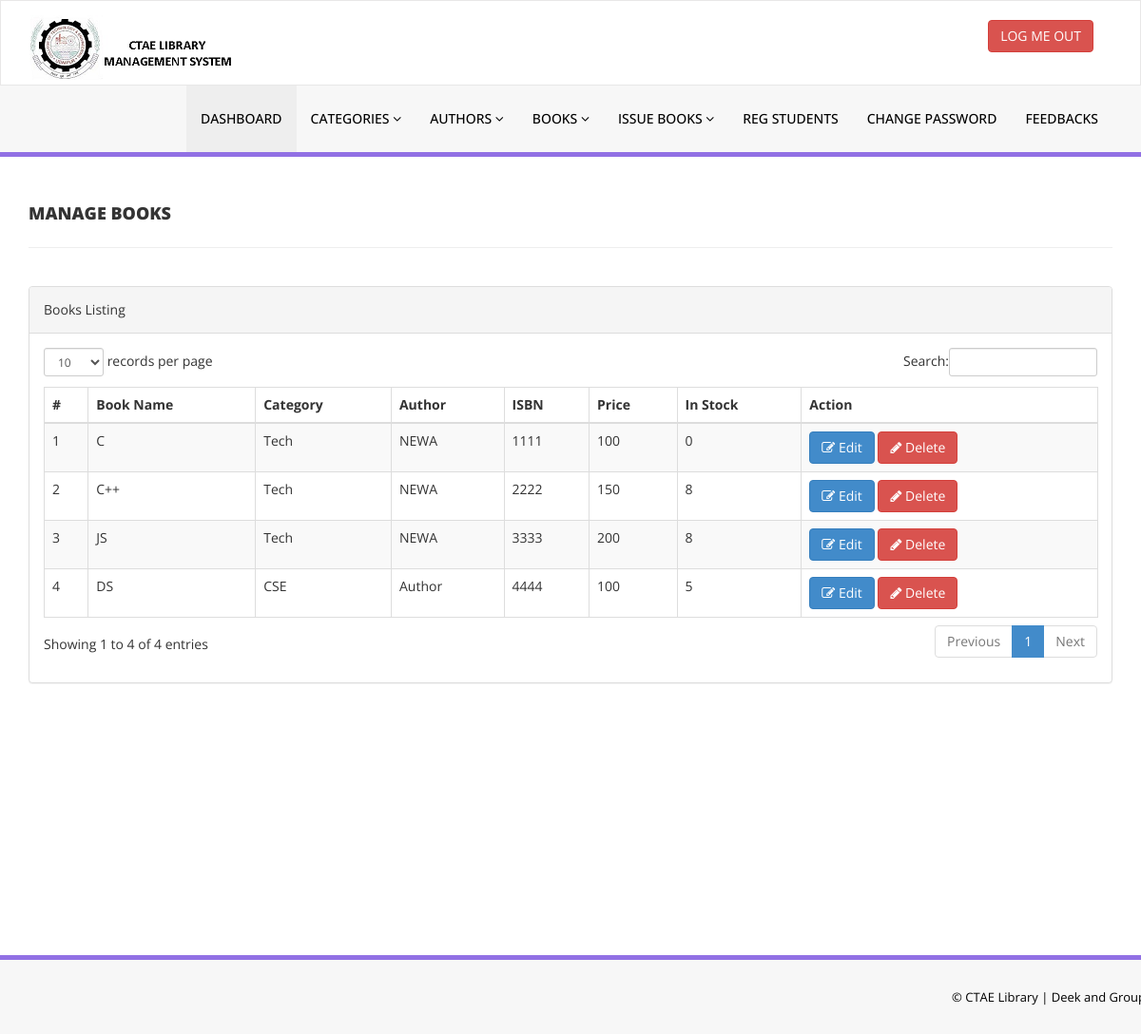
The app's page /admin/manage-books.php (signed in) with its own data.
### tables this page shows
CREATE TABLE `tblbooks` (
  `id` int(11) NOT NULL,
  `BookName` varchar(255) DEFAULT NULL,
  `CatId` int(11) DEFAULT NULL,
  `AuthorId` int(11) DEFAULT NULL,
  `ISBNNumber` int(11) DEFAULT NULL,
  `BookPrice` int(11) DEFAULT NULL,
  `BookCopies` varchar(10) NOT NULL,
  `PublisherName` varchar(60) NOT NULL,
  `Available` varchar(10) NOT NULL,
  `RegDate` timestamp NULL DEFAULT current_timestamp(),
  `UpdationDate` timestamp NULL DEFAULT NULL ON UPDATE current_timestamp()
);

CREATE TABLE `tblcategory` (
  `id` int(11) NOT NULL,
  `CategoryName` varchar(150) DEFAULT NULL,
  `Status` int(1) DEFAULT NULL,
  `CreationDate` timestamp NULL DEFAULT current_timestamp(),
  `UpdationDate` timestamp NULL DEFAULT NULL ON UPDATE current_timestamp()
);

CREATE TABLE `tblauthors` (
  `id` int(11) NOT NULL,
  `AuthorName` varchar(159) DEFAULT NULL,
  `creationDate` timestamp NULL DEFAULT current_timestamp(),
  `UpdationDate` timestamp NULL DEFAULT NULL ON UPDATE current_timestamp()
);

### admin/manage-books.php (the view, shortened to what this page needs)
<?php
include('includes/config.php');
if(strlen($_SESSION['alogin'])==0)
    {
header('location:index.php');
}
else{
    ?>
<!DOCTYPE html>
<html xmlns="http://www.w3.org/1999/xhtml">
<head>
    <link href="assets/css/bootstrap.css" rel="stylesheet" />
    <link href="assets/css/font-awesome.css" rel="stylesheet" />
    <link href="assets/js/dataTables/dataTables.bootstrap.css" rel="stylesheet" />
    <link href="assets/css/style.css" rel="stylesheet" />
</head>
<body>
<?php include('includes/header.php');?>
    <div class="content-wrapper">
         <div class="container">
        <div class="row pad-botm">
            <div class="col-md-12">
                <h4 class="header-line">Manage Books</h4>
    </div>
     <div class="row">
</div>
        </div>
            <div class="row">
                <div class="col-md-12">
                    <div class="panel panel-default">
                        <div class="panel-heading">
                           Books Listing
                        </div>
                        <div class="panel-body">
                            <div class="table-responsive">
                                <table class="table table-striped table-bordered table-hover" id="dataTables-example">
                                    <thead>
                                        <tr>
                                            <th>#</th>
                                            <th>Book Name</th>
                                            <th>Category</th>
                                            <th>Author</th>
                                            <th>ISBN</th>
                                            <th>Price</th>
                                            <th>In Stock</th>
                                            <th>Action</th>
                                        </tr>
                                    </thead>
                                    <tbody>
<?php $sql = "SELECT tblbooks.BookName,tblcategory.CategoryName,tblauthors.AuthorName,tblbooks.ISBNNumber,tblbooks.BookPrice, tblbooks.BookCopies,tblbooks.id as bookid from  tblbooks join tblcategory on tblcategory.id=tblbooks.CatId join tblauthors on tblauthors.id=tblbooks.AuthorId";
$query = $dbh -> prepare($sql);
$query->execute();
$results=$query->fetchAll(PDO::FETCH_OBJ);
$cnt=1;
if($query->rowCount() > 0)
{
foreach($results as $result)
{               ?>
                                        <tr class="odd gradeX">
                                            <td class="center"><?php echo htmlentities($cnt);?></td>
                                            <td class="center"><?php echo htmlentities($result->BookName);?></td>
                                            <td class="center"><?php echo htmlentities($result->CategoryName);?></td>
                                            <td class="center"><?php echo htmlentities($result->AuthorName);?></td>
                                            <td class="center"><?php echo htmlentities($result->ISBNNumber);?></td>
                                            <td class="center"><?php echo htmlentities($result->BookPrice);?></td>
                                            <td class="center"><?php echo htmlentities($result->BookCopies);?></td>
                                            <td class="center">
                                            <a href="edit-book.php?bookid=<?php echo htmlentities($result->bookid);?>"><button class="btn btn-primary"><i class="fa fa-edit "></i> Edit</button>
                                          <a href="manage-books.php?del=<?php echo htmlentities($result->bookid);?>" onclick="return confirm('Are you sure you want to delete?');" >  <button class="btn btn-danger"><i class="fa fa-pencil"></i> Delete</button>
                                            </td>
                                        </tr>
 <?php $cnt=$cnt+1;}} ?>
                                    </tbody>
                                </table>
                            </div>
                        </div>
                    </div>
                </div>
            </div>
    </div>
    </div>
  <?php include('includes/footer.php');?>
</body>
</html>
<?php } ?>

### admin/includes/header.php (shortened to what this page needs)
<div class="navbar navbar-inverse set-radius-zero" >
        <div class="container">
            <div class="navbar-header">
                <a class="navbar-brand">
                    <img src="assets/img/logo.png" />
                </a>
            </div>
            <div class="right-div">
                <a href="logout.php" class="btn btn-danger pull-right">LOG ME OUT</a>
            </div>
        </div>
    </div>
    <section class="menu-section">
        <div class="container">
            <div class="row ">
                <div class="col-md-12">
                    <div class="navbar-collapse collapse ">
                        <ul id="menu-top" class="nav navbar-nav navbar-right">
                            <li><a href="dashboard.php" class="menu-top-active">DASHBOARD</a></li>
                            <li>
                                <a href="#" class="dropdown-toggle" id="ddlmenuItem" data-toggle="dropdown"> Categories <i class="fa fa-angle-down"></i></a>
                            </li>
                            <li>
                                <a href="#" class="dropdown-toggle" id="ddlmenuItem" data-toggle="dropdown"> Authors <i class="fa fa-angle-down"></i></a>
                            </li>
 <li>
                                <a href="#" class="dropdown-toggle" id="ddlmenuItem" data-toggle="dropdown"> Books <i class="fa fa-angle-down"></i></a>
                            </li>
                           <li>
                                <a href="#" class="dropdown-toggle" id="ddlmenuItem" data-toggle="dropdown"> Issue Books <i class="fa fa-angle-down"></i></a>
                            </li>
                             <li><a href="reg-students.php">Reg Students</a></li>
  <li><a href="change-password.php">Change Password</a></li>
             <li><a href="adminseefeed.php">Feedbacks</a></li>
                        </ul>
                    </div>
                </div>
            </div>
        </div>
    </section>

### admin/includes/footer.php
<section class="footer-section">
     <div class="container">
         <div class="row">
             <div class="col-md-12">
                &copy; <a href="https://www.ctae.ac.in/" target="_blank"  >CTAE Library</a>  | Deek and Group
             </div>
         </div>
     </div>
 </section>

### admin/assets/css/style.css (style rules this page uses)
.set-radius-zero { border-radius:0px; -moz-border-radius:0px; -webkit-border-radius:0px; }
.content-wrapper { margin-top: 40px; min-height:800px; padding-bottom:90px; }
.header-line { font-weight:900; padding-bottom:25px; border-bottom:1px solid #eeeeee; text-transform:uppercase; }
.pad-botm { padding-bottom:30px; }
.right-div { float: right; padding: 20px; }
#menu-top a { color:#000; text-decoration:none; font-weight:500; padding: 25px 15px 25px 15px; text-transform:uppercase; }
.menu-section { background-color: #f7f7f7; border-bottom:5px solid #9170E4; width:100% }
.menu-top-active { background-color:#eeeeee; }
.navbar-inverse { background-color: #FFF; border-color: rgba(155, 153, 153, 0.23); }
.navbar { min-height: 90px; margin-bottom: 0px; }
.footer-section { padding:25px 50px 25px 50px; color:#000; font-size:13px; background-color: #f7f7f7; text-align:right; border-top:5px solid #9170E4; }
.footer-section a, .footer-section a:hover { color:#000; }

### records on screen
tblbooks: BookName "C", tblcategory.CategoryName "Tech", AuthorId.AuthorName "NEWA", ISBNNumber "1111", BookPrice "100", BookCopies "0"
tblbooks: BookName "C++", tblcategory.CategoryName "Tech", AuthorId.AuthorName "NEWA", ISBNNumber "2222", BookPrice "150", BookCopies "8"
tblbooks: BookName "JS", tblcategory.CategoryName "Tech", AuthorId.AuthorName "NEWA", ISBNNumber "3333", BookPrice "200", BookCopies "8"
tblbooks: BookName "DS", tblcategory.CategoryName "CSE", AuthorId.AuthorName "Author", ISBNNumber "4444", BookPrice "100", BookCopies "5"
